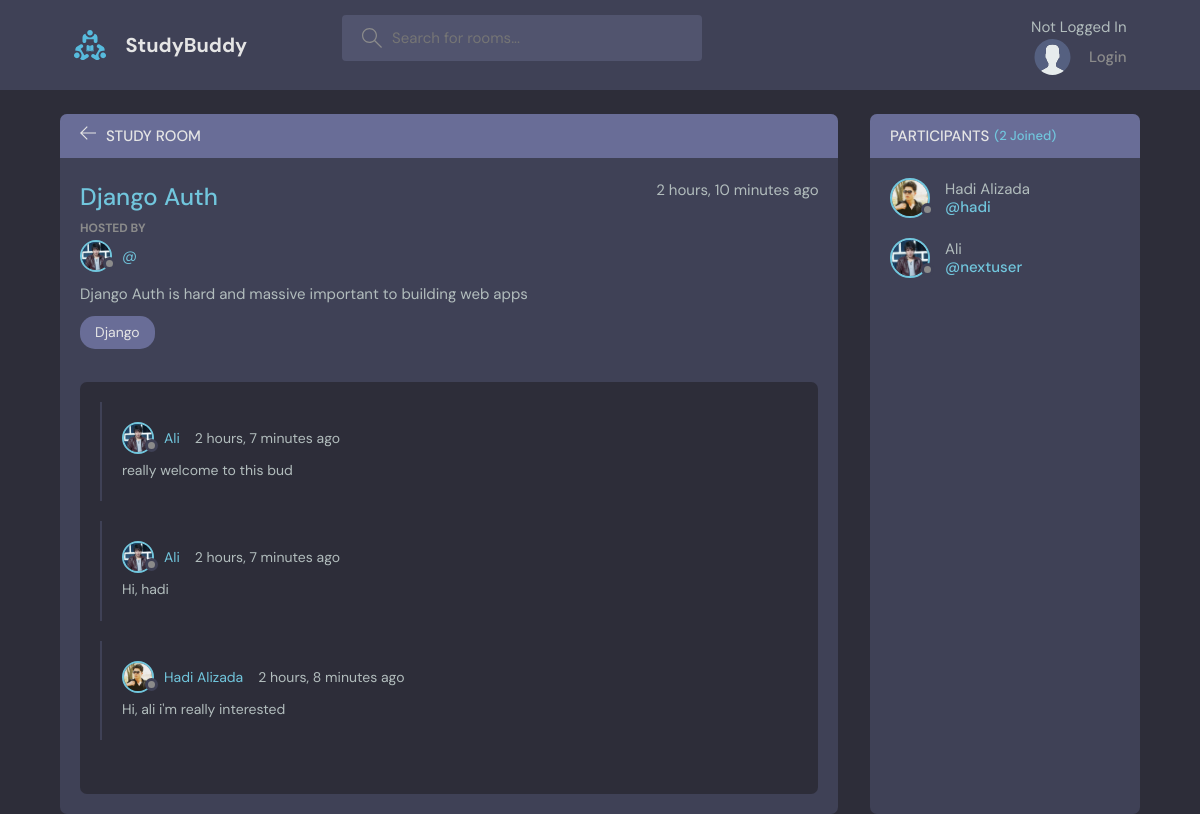
Page /room/2/ on the committed database.
### base/models.py (models this page shows, shortened)
class Room(models.Model):
    host = models.ForeignKey(User, on_delete=models.SET_NULL, null=True)
    topic = models.ForeignKey(Topic, on_delete=models.SET_NULL, null=True)
    name = models.CharField(max_length=200)
    desc = models.TextField(null=True, blank=True)
    participants = models.ManyToManyField(
        User, related_name="participants", blank=True)
    updated = models.DateTimeField(auto_now=True)
    created = models.DateTimeField(auto_now_add=True)
    class Meta:
        ordering = ['-updated', '-created']

class User(AbstractUser):
    name = models.CharField(max_length=200, null=True)
    email = models.EmailField(unique=True)
    avatar = models.ImageField(
        upload_to="avatar/", default="avatar.svg", null=True)
    bio = models.TextField()
    USERNAME_FIELD = "email"
    REQUIRED_FIELDS = []

class Topic(models.Model):
    name = models.CharField(max_length=200)
    def __str__(self):
        return self.name

class Message(models.Model):
    user = models.ForeignKey(User, on_delete=models.CASCADE)
    room = models.ForeignKey(Room, on_delete=models.CASCADE)
    body = models.TextField()
    updated = models.DateTimeField(auto_now=True)
    created = models.DateTimeField(auto_now_add=True)
    def __str__(self):
        return self.body[0:30]
    class Meta:
        ordering = ['-updated', '-created']

### base/views.py (the view, shortened to what this page needs)
# urls.py: path("room/<int:pk>/", views.rooms, name="room-page"),
def rooms(request, pk):
    room = Room.objects.get(pk=pk)
    room_messages = room.message_set.all().order_by('-created')
    participants = room.participants.all()
    all_member = room.participants.all().count()
    context = {
        "room": room,
        "room_messages": room_messages,
        "participants": participants,
        "all_member": all_member
    }
    return render(request, "base/room.html", context)

### base/templates/base/room.html (shortened to what this page needs)
{% extends 'main.html' %}
{% block content %}
    <main class="profile-page layout layout--2">
      <div class="container">
        <div class="room">
          <div class="room__top">
            <div class="room__topLeft">
              <a href="{% url 'home-page' %}">
                <svg version="1.1" xmlns="http://www.w3.org/2000/svg" width="32" height="32" viewBox="0 0 32 32">
                  <title>arrow-left</title>
                  <path
                    d="M13.723 2.286l-13.723 13.714 13.719 13.714 1.616-1.611-10.96-10.96h27.625v-2.286h-27.625l10.965-10.965-1.616-1.607z"
                  ></path>
                </svg>
              </a>
              <h3>Study Room</h3>
            </div>
          </div>
          <div class="room__box scroll">
            <div class="room__header scroll">
              <div class="room__info">
                <h3>{{ room.name }}</h3>
                <span>{{ room.created|timesince }} ago</span>
              </div>
              <div class="room__hosted">
                <p>Hosted By</p>
                <a href="{% url 'profile' room.host.id %}" class="room__author">
                  <div class="avatar avatar--small">
                    <img src="{{ room.host.avatar.url }}" />
                  </div>
                  <span>@{{ user.username }}</span>
                </a>
              </div>
              <div class="room__details">
                {{ room.desc }}
              </div>
              <span class="room__topics">{{ room.topic }}</span>
            </div>
            <div class="room__conversation">
              <div class="threads scroll">
                {% for message in room_messages %}
                  <div class="thread">
                    <div class="thread__top">
                      <div class="thread__author">
                        <a href="{% url 'profile' message.user.id %}" class="thread__authorInfo">
                          <div class="avatar avatar--small">
                            <img src="{{ message.user.avatar.url }}" />
                          </div>
                          <span>{{ message.user.name }}</span>
                        </a>
                        <span class="thread__date">{{ message.created|timesince }} ago</span>
                      </div>
                    </div>
                    <div class="thread__details">
                      {{ message }}
                    </div>
                  </div>
                {% endfor %}
              </div>
            </div>
          </div>
          <div class="room__message">
          </div>
        </div>
        <div class="participants">
          <h3 class="participants__top">Participants <span>({{ all_member }} Joined)</span></h3>
          <div class="participants__list scroll">
            {% for user in participants %}
              <a href="{% url 'profile' user.id %}" class="participant">
                <div class="avatar avatar--medium">
                  <img src="{{ user.avatar.url }}" />
                </div>
                <p>
                  {{ user.name.title }}
                  <span>@{{ user.username }}</span>
                </p>
              </a>
            {% endfor %}
          </div>
        </div>
      </div>
    </main>
    {% endblock content %}

### rows in the picture
Room: name "Django Auth", created "2 hours, 10 minutes", host.avatar (picture), desc "Django Auth is hard and massive important to building web apps", topic "Django"
Message: user.avatar (picture), user.name "Ali", created "2 hours, 7 minutes", body "really welcome to this bud"
Message: user.avatar (picture), user.name "Ali", created "2 hours, 7 minutes", body "Hi, hadi"
Message: user.avatar (picture), user.name "Hadi Alizada", created "2 hours, 8 minutes", body "Hi, ali i'm really interested"
User: avatar (picture), name "Hadi Alizada", username "hadi"
User: avatar (picture), name "Ali", username "nextuser"

### other values in the picture
{{ all_member }} "2"
